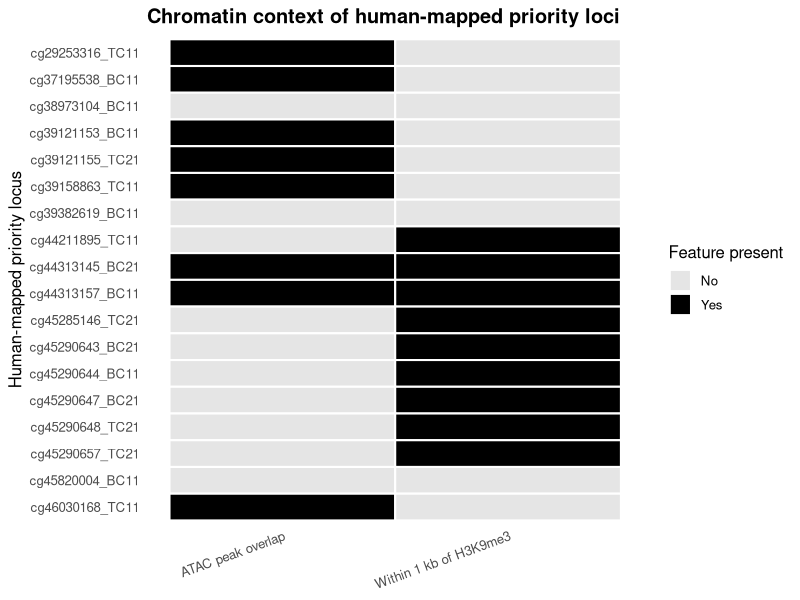
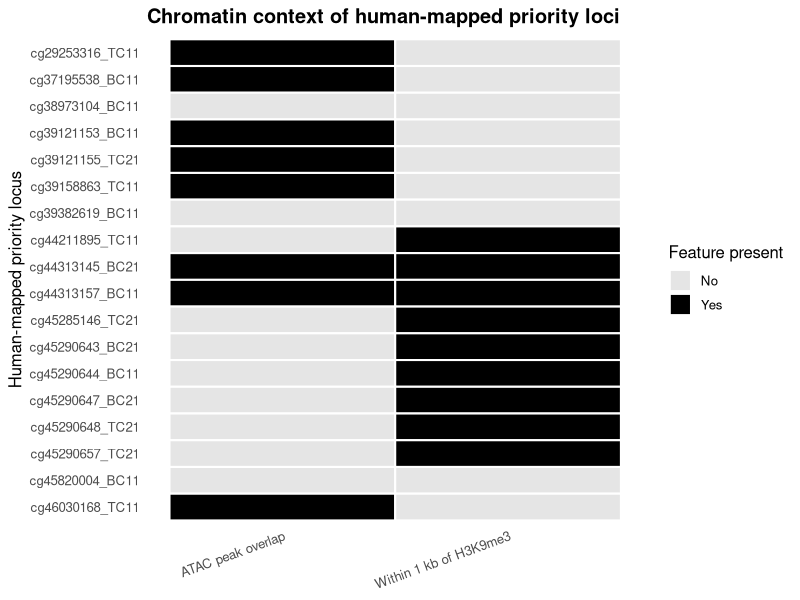

R code for these plots, in order:
# 06_integrate_and_figures.R
# Combine the human ATAC-peak and kidney H3K9me3 results.

suppressPackageStartupMessages({
  library(dplyr)
  library(tidyr)
  library(ggplot2)
})

results_dir <- "Results/integrate_and_figures"
figures_dir <- "Figures"
dir.create(results_dir, recursive = TRUE, showWarnings = FALSE)
dir.create(figures_dir, recursive = TRUE, showWarnings = FALSE)

h3k9me3_distance_bp <- 1000

atac <- read.csv(
  "Results/human_multiome_pilot/human_multiome_ATAC_overlap.csv",
  stringsAsFactors = FALSE
)
h3k9me3 <- read.csv(
  "Results/human_kidney_h3k9me3/human_priority_loci_H3K9me3.csv",
  stringsAsFactors = FALSE
)

required_atac_columns <- c(
  "Probe_ID", "ATAC_exact_overlap", "Overlapping_ATAC_peaks",
  "Nearest_ATAC_peak", "Distance_to_nearest_ATAC_peak_bp"
)
required_h3_columns <- c("Probe_ID", "H3K9me3_exact_overlap", "Distance_to_nearest_H3K9me3_bp")
if (!all(required_atac_columns %in% names(atac))) stop("Required ATAC columns are missing.")
if (!all(required_h3_columns %in% names(h3k9me3))) stop("Required H3K9me3 columns are missing.")

integrated <- merge(
  h3k9me3,
  atac[, required_atac_columns],
  by = "Probe_ID",
  all.x = TRUE,
  sort = FALSE
)
integrated <- integrated[match(h3k9me3$Probe_ID, integrated$Probe_ID), ]

integrated$H3K9me3_within_1kb <-
  !is.na(integrated$Distance_to_nearest_H3K9me3_bp) &
  integrated$Distance_to_nearest_H3K9me3_bp <= h3k9me3_distance_bp
integrated$ATAC_exact_overlap[is.na(integrated$ATAC_exact_overlap)] <- FALSE

integrated$Chromatin_context <- with(integrated, ifelse(
  ATAC_exact_overlap & H3K9me3_within_1kb,
  "ATAC_overlap_and_near_H3K9me3",
  ifelse(
    ATAC_exact_overlap,
    "ATAC_overlap_only",
    ifelse(H3K9me3_within_1kb, "Near_H3K9me3_only", "Neither")
  )
))
write.csv(
  integrated,
  file.path(results_dir, "human_chromatin_context_integrated.csv"),
  row.names = FALSE
)

context_counts <- as.data.frame(table(integrated$Chromatin_context), stringsAsFactors = FALSE)
names(context_counts) <- c("Chromatin_context", "Number_of_loci")
write.csv(
  context_counts,
  file.path(results_dir, "human_chromatin_context_summary.csv"),
  row.names = FALSE
)

figure_data <- integrated %>%
  select(Probe_ID, ATAC_exact_overlap, H3K9me3_within_1kb) %>%
  rename(
    `ATAC peak overlap` = ATAC_exact_overlap,
    `Within 1 kb of H3K9me3` = H3K9me3_within_1kb
  ) %>%
  pivot_longer(-Probe_ID, names_to = "Chromatin_feature", values_to = "Present")
figure_data$Probe_ID <- factor(figure_data$Probe_ID, levels = rev(integrated$Probe_ID))

p_context <- ggplot(figure_data, aes(Chromatin_feature, Probe_ID, fill = Present)) +
  geom_tile(colour = "white", linewidth = 0.7) +
  scale_fill_manual(
    values = c(`TRUE` = "black", `FALSE` = "grey90"),
    labels = c(`FALSE` = "No", `TRUE` = "Yes"),
    name = "Feature present"
  ) +
  labs(
    title = "Chromatin context of human-mapped priority loci",
    x = NULL,
    y = "Human-mapped priority locus"
  ) +
  theme_minimal(base_size = 12) +
  theme(
    panel.grid = element_blank(),
    axis.text.x = element_text(angle = 20, hjust = 1),
    plot.title = element_text(face = "bold")
  )

ggsave(
  file.path(figures_dir, "Figure2_Human_chromatin_context.png"),
  p_context,
  width = 7,
  height = 7,
  dpi = 300
)
ggsave(
  file.path(figures_dir, "Figure2_Human_chromatin_context.pdf"),
  p_context,
  width = 7,
  height = 7
)
